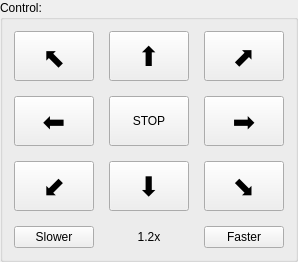
         <widget class="QGroupBox" name="groupBox_10">
          <property name="title">
           <string>Control:</string>
          </property>
          <layout class="QVBoxLayout" name="verticalLayout_13">
           <item>
            <layout class="QGridLayout" name="gridLayout_4">
             <property name="spacing">
              <number>15</number>
             </property>
             <item row="2" column="1">
              <widget class="QPushButton" name="down_btn">
               <property name="sizePolicy">
                <sizepolicy hsizetype="Fixed" vsizetype="Fixed">
                 <horstretch>0</horstretch>
                 <verstretch>0</verstretch>
                </sizepolicy>
               </property>
               <property name="minimumSize">
                <size>
                 <width>75</width>
                 <height>50</height>
                </size>
               </property>
               <property name="font">
                <font>
                 <pointsize>20</pointsize>
                </font>
               </property>
               <property name="text">
                <string>⬇</string>
               </property>
              </widget>
             </item>
             <item row="1" column="1">
              <widget class="QPushButton" name="center_btn">
               <property name="sizePolicy">
                <sizepolicy hsizetype="Fixed" vsizetype="Fixed">
                 <horstretch>0</horstretch>
                 <verstretch>0</verstretch>
                </sizepolicy>
               </property>
               <property name="minimumSize">
                <size>
                 <width>75</width>
                 <height>50</height>
                </size>
               </property>
               <property name="text">
                <string>STOP</string>
               </property>
              </widget>
             </item>
             <item row="1" column="0">
              <widget class="QPushButton" name="left_btn">
               <property name="sizePolicy">
                <sizepolicy hsizetype="Fixed" vsizetype="Fixed">
                 <horstretch>0</horstretch>
                 <verstretch>0</verstretch>
                </sizepolicy>
               </property>
               <property name="minimumSize">
                <size>
                 <width>75</width>
                 <height>50</height>
                </size>
               </property>
               <property name="font">
                <font>
                 <pointsize>20</pointsize>
                </font>
               </property>
               <property name="text">
                <string>⬅</string>
               </property>
              </widget>
             </item>
             <item row="2" column="0">
              <widget class="QPushButton" name="down_left_btn">
               <property name="sizePolicy">
                <sizepolicy hsizetype="Fixed" vsizetype="Fixed">
                 <horstretch>0</horstretch>
                 <verstretch>0</verstretch>
                </sizepolicy>
               </property>
               <property name="minimumSize">
                <size>
                 <width>75</width>
                 <height>50</height>
                </size>
               </property>
               <property name="font">
                <font>
                 <pointsize>20</pointsize>
                </font>
               </property>
               <property name="text">
                <string>⬋</string>
               </property>
              </widget>
             </item>
             <item row="0" column="2">
              <widget class="QPushButton" name="up_right_btn">
               <property name="sizePolicy">
                <sizepolicy hsizetype="Fixed" vsizetype="Fixed">
                 <horstretch>0</horstretch>
                 <verstretch>0</verstretch>
                </sizepolicy>
               </property>
               <property name="minimumSize">
                <size>
                 <width>75</width>
                 <height>50</height>
                </size>
               </property>
               <property name="font">
                <font>
                 <pointsize>20</pointsize>
                </font>
               </property>
               <property name="text">
                <string>⬈</string>
               </property>
              </widget>
             </item>
             <item row="1" column="2">
              <widget class="QPushButton" name="right_btn">
               <property name="sizePolicy">
                <sizepolicy hsizetype="Fixed" vsizetype="Fixed">
                 <horstretch>0</horstretch>
                 <verstretch>0</verstretch>
                </sizepolicy>
               </property>
               <property name="minimumSize">
                <size>
                 <width>75</width>
                 <height>50</height>
                </size>
               </property>
               <property name="font">
                <font>
                 <pointsize>20</pointsize>
                </font>
               </property>
               <property name="text">
                <string>➡</string>
               </property>
              </widget>
             </item>
             <item row="0" column="1">
              <widget class="QPushButton" name="up_btn">
               <property name="sizePolicy">
                <sizepolicy hsizetype="Fixed" vsizetype="Fixed">
                 <horstretch>0</horstretch>
                 <verstretch>0</verstretch>
                </sizepolicy>
               </property>
               <property name="minimumSize">
                <size>
                 <width>75</width>
                 <height>50</height>
                </size>
               </property>
               <property name="font">
                <font>
                 <pointsize>20</pointsize>
                </font>
               </property>
               <property name="text">
                <string>⬆</string>
               </property>
              </widget>
             </item>
             <item row="0" column="0">
              <widget class="QPushButton" name="up_left_btn">
               <property name="sizePolicy">
                <sizepolicy hsizetype="Fixed" vsizetype="Fixed">
                 <horstretch>0</horstretch>
                 <verstretch>0</verstretch>
                </sizepolicy>
               </property>
               <property name="minimumSize">
                <size>
                 <width>75</width>
                 <height>50</height>
                </size>
               </property>
               <property name="font">
                <font>
                 <family>aakar</family>
                 <pointsize>20</pointsize>
                </font>
               </property>
               <property name="text">
                <string>⬉</string>
               </property>
              </widget>
             </item>
             <item row="2" column="2">
              <widget class="QPushButton" name="down_right_btn">
               <property name="sizePolicy">
                <sizepolicy hsizetype="Fixed" vsizetype="Fixed">
                 <horstretch>0</horstretch>
                 <verstretch>0</verstretch>
                </sizepolicy>
               </property>
               <property name="minimumSize">
                <size>
                 <width>75</width>
                 <height>50</height>
                </size>
               </property>
               <property name="font">
                <font>
                 <pointsize>20</pointsize>
                </font>
               </property>
               <property name="text">
                <string>⬊</string>
               </property>
              </widget>
             </item>
             <item row="3" column="0">
              <widget class="QPushButton" name="slow_btn">
               <property name="text">
                <string>Slower</string>
               </property>
              </widget>
             </item>
             <item row="3" column="2">
              <widget class="QPushButton" name="fast_btn">
               <property name="text">
                <string>Faster</string>
               </property>
              </widget>
             </item>
             <item row="3" column="1">
              <widget class="QLabel" name="speed_lbl">
               <property name="text">
                <string>1.2x</string>
               </property>
               <property name="alignment">
                <set>Qt::AlignCenter</set>
               </property>
              </widget>
             </item>
            </layout>
           </item>
          </layout>
         </widget>
